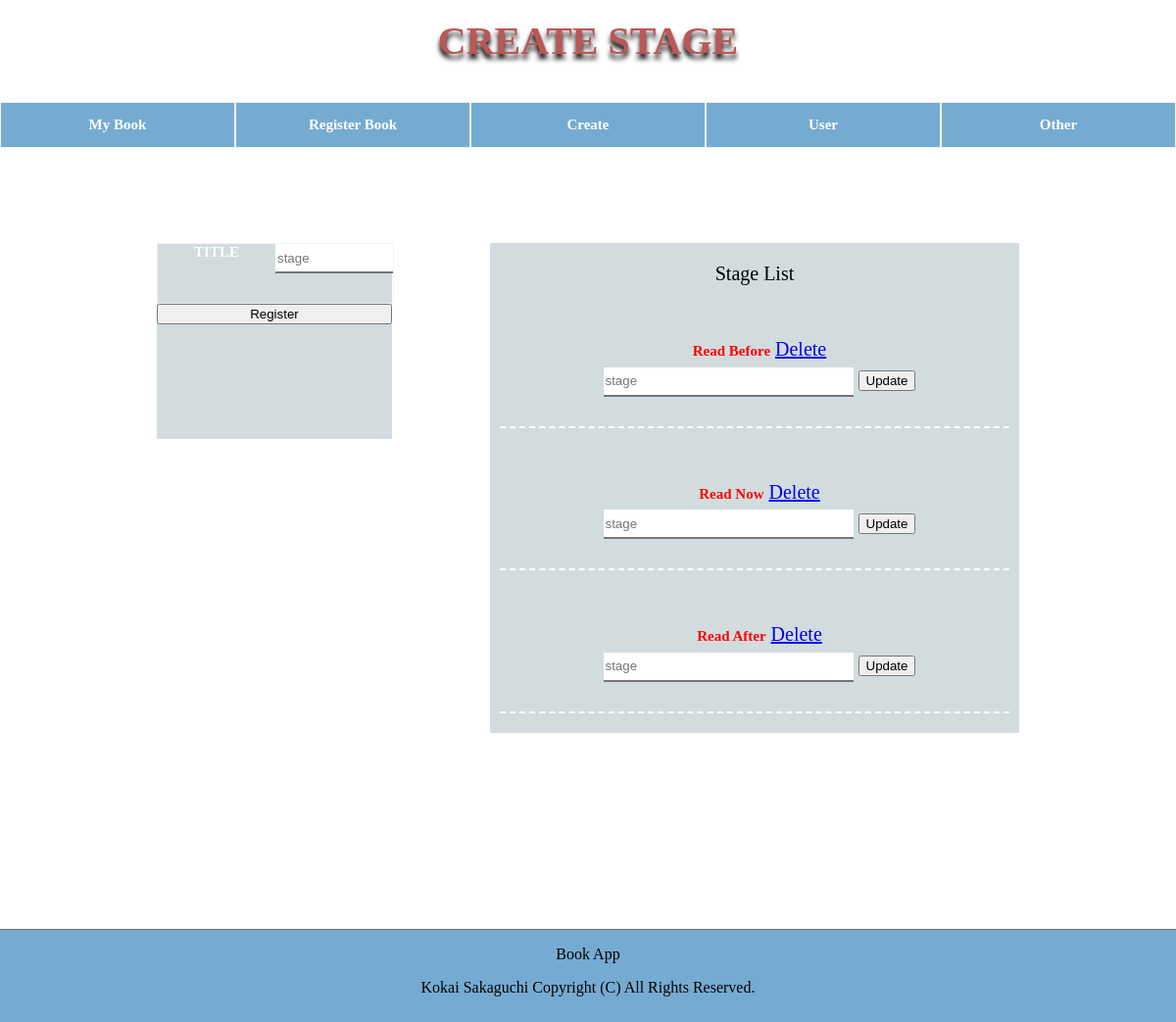
Page /content-Create/stage-create (signed in) on the committed database.
### BookApp/models.py (models this page shows, shortened)
class Stage(models.Model):
    title = models.CharField(
        verbose_name = 'Stage',
        blank = True,
        null = True,
        max_length = 255,
    )

### BookApp/views.py (the view)
# urls.py: path("content-Create/<str:id>"           , views.contentCreateView     , name="contentCreate"),
@login_required    # ログイン状態であるかを判定する。
def contentCreateView(request, id):
    template_name = "contentCreate.html"    # テンプレートファイル。
    if request.method == 'POST':
        if id == 'stage-create':
            form = StageForm(request.POST or None)    # フォームの内容を取得。
        elif id == 'language-create':
            form = LanguageForm(request.POST or None)    # フォームの内容を取得。
        elif id == 'category-create':
            form = CategoryForm(request.POST or None)    # フォームの内容を取得。
        form.save()    # フォームで取得した値をデータベースに保存。
        return redirect('BookApp:allContent')    # ログイン画面にリダイレクトする。
    else:
        if id == 'stage-create':
            form = StageForm(request.POST or None)
            obj = Stage.objects.order_by('id').reverse()    # 全進捗段階のリスト。
            flag = 'stage-create'
        elif id == 'language-create':
            form = LanguageForm(request.POST or None)
            obj = Language.objects.order_by('id').reverse()    # 全進捗段階のリスト。
            flag = 'language-create'
        elif id == 'category-create':
            form = CategoryForm(request.POST or None)
            obj = Category.objects.order_by('id').reverse()    # 全進捗段階のリスト。
            flag = 'category-create'
        myapp_data = {
            'form': form,
            'obj': obj,
            'flag': flag,
        }
        return render(request, template_name, myapp_data)

### BookApp/forms.py
class StageForm(forms.ModelForm):
    class Meta:
        model = Stage
        fields = "__all__"
        widgets = {
            'title': forms.TextInput(
                attrs={
                    'placeholder': 'stage',
                    'class': 'single',
                }
            ),
        }

### BookApp/templates/contentCreate.html (shortened to what this page needs)
{% extends "base.html" %}
{% block css %}
{% load static %}
<link rel="stylesheet" type="text/css" href="{% static 'css/contentCreate.css'  %}" />
{% endblock %}
{% block content %}
<a href="{% url 'BookApp:contentCreate' 'stage-create' %}"><p class="headline">CREATE STAGE</p></a>
<div class="content">
    {% if flag == 'stage-create' %}
    <form class="search_item" name="form1" action="{% url 'BookApp:contentCreate' 'stage-create' %}" method="POST" class="search_form" onsubmit="return check1()">
    {% elif flag == 'language-create' %}
    <form class="search_item" name="form1" action="{% url 'BookApp:contentCreate' 'language-create' %}" method="POST" class="search_form" onsubmit="return check1()">
    {% elif flag == 'category-create' %}
    <form class="search_item" name="form1" action="{% url 'BookApp:contentCreate' 'category-create' %}" method="POST" class="search_form" onsubmit="return check1()">
    {% endif %}
        <div class="gnavi__list2"><span class="index">TITLE</span>{{ form.title }}</div>
        <button type="submit" name="submit" class="button">Register</button>
    </form>
    <div class="content-list">
        {% if flag == 'stage-create' %}
        <p>Stage List</p>
        {% for item in obj %}
        <ul>
            <li>
                <span class="index">{{ item.title }}</span>
                <a href="{% url 'BookApp:contentDelete' item.id 'stage' %}" onclick="return check2()">Delete</a>
                <form name="form3" action="{% url 'BookApp:contentUpdate' item.id 'stage' %}" method="POST" enctype="multipart/form-data" onSubmit="return check3()">
                    {{ form.title }}
                    <button type="submit" name="submit">Update</button>
                </form>
            </li>
        </ul>
        {% endfor %}
        {% endif %}
    </div>
</div>
{% endblock %}

### static/css/base.css (style rules this page uses)
html, body { margin : 0px 0px 0px 0px; }
ul { list-style: none; }

### static/css/contentCreate.css (style rules this page uses)
.search_item { font-size: 20px; text-align: center; width: 20%; height:200px; z-index: 100; margin : 0px 100px 0px 0px; display: flex; flex-flow: column; background-color: rgb(210, 220, 223); }
.headline { color: rgb(187, 87, 87); text-shadow:0 5px 5px black; font-weight: bold; font-size: 40px; text-align: center; position: absolute; top: 0.1%; left: 50%; transform: translate(-50%, -50%); z-index: 1; }
.content-list { width: 45%; display: flex; flex-flow: column; background-color: rgb(210, 220, 223); text-align: center; }
.index { font-weight: bold; font-size: 15px; color:red; }
ul { padding: 0 0.5em; position: relative; }
ul li { line-height: 1.5; padding: 0.5em 0 0.5em 0.5em; border-bottom: dashed 2px white; }
.single { border-top: none; border-right: none; border-left: none; width: 50%; height: 30px; }
.gnavi__list2 { width: 100%; height: 30%; border: 1px solid #f0f2f4; display: flex; }
.gnavi__list2 span { width:50%; height: 100%; text-decoration: none; color: white; font-size: 15px; font-weight: 600; }

### rows in the picture
Stage: title "Read Before"
Stage: title "Read Now"
Stage: title "Read After"
